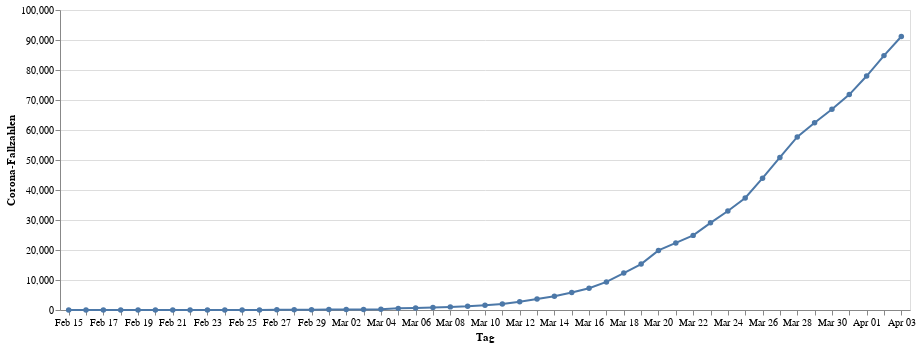

Notebook code for this chart:
### Code cell
infections = alt.Chart(data).mark_line(point=True).encode(
    alt.X("monthdate(day):O", title="Tag"),
    alt.Y("cases:Q", title="Corona-Fallzahlen"))
infections.properties(width=850, height=300)

### Figure 1 — Vega-Lite specification as saved in the notebook (floating-point values rounded to 4 significant figures)
{"config": {"view": {"continuousWidth": 400, "continuousHeight": 300}}, "data": {"name": "data-a14b05ceec1b0b311a32cdcf72889c5b"}, "mark": {"type": "line", "point": true}, "encoding": {"x": {"type": "ordinal", "field": "day", "timeUnit": "monthdate", "title": "Tag"}, "y": {"type": "quantitative", "field": "cases", "title": "Corona-Fallzahlen"}}, "height": 300, "width": 850, "$schema": "https://vega.github.io/schema/vega-lite/v4.0.2.json", "datasets": {"data-a14b05ceec1b0b311a32cdcf72889c5b": [{"day": "2020-02-15T00:00:00", "cases": 16}, {"day": "2020-02-16T00:00:00", "cases": 16}, {"day": "2020-02-17T00:00:00", "cases": 16}, {"day": "2020-02-18T00:00:00", "cases": 16}, {"day": "2020-02-19T00:00:00", "cases": 16}, {"day": "2020-02-20T00:00:00", "cases": 16}, {"day": "2020-02-21T00:00:00", "cases": 16}, {"day": "2020-02-22T00:00:00", "cases": 16}, {"day": "2020-02-23T00:00:00", "cases": 16}, {"day": "2020-02-24T00:00:00", "cases": 16}, {"day": "2020-02-25T00:00:00", "cases": 18}, {"day": "2020-02-26T00:00:00", "cases": 26}, {"day": "2020-02-27T00:00:00", "cases": 48}, {"day": "2020-02-28T00:00:00", "cases": 74}, {"day": "2020-02-29T00:00:00", "cases": 79}, {"day": "2020-03-01T00:00:00", "cases": 130}, {"day": "2020-03-02T00:00:00", "cases": 165}, {"day": "2020-03-03T00:00:00", "cases": 203}, {"day": "2020-03-04T00:00:00", "cases": 262}, {"day": "2020-03-05T00:00:00", "cases": 545}, {"day": "2020-03-06T00:00:00", "cases": 670}, {"day": "2020-03-07T00:00:00", "cases": 800}, {"day": "2020-03-08T00:00:00", "cases": 1040}, {"day": "2020-03-09T00:00:00", "cases": 1224}, {"day": "2020-03-10T00:00:00", "cases": 1565}, {"day": "2020-03-11T00:00:00", "cases": 1966}, {"day": "2020-03-12T00:00:00", "cases": 2745}, {"day": "2020-03-13T00:00:00", "cases": 3675}, {"day": "2020-03-14T00:00:00", "cases": 4599}, {"day": "2020-03-15T00:00:00", "cases": 5813}, {"day": "2020-03-16T00:00:00", "cases": 7272}, {"day": "2020-03-17T00:00:00", "cases": 9367}, {"day": "2020-03-18T00:00:00", "cases": 12327}, {"day": "2020-03-19T00:00:00", "cases": 15320}, {"day": "2020-03-20T00:00:00", "cases": 19848}, {"day": "2020-03-21T00:00:00", "cases": 22364}, {"day": "2020-03-22T00:00:00", "cases": 24873}, {"day": "2020-03-23T00:00:00", "cases": 29056}, {"day": "2020-03-24T00:00:00", "cases": 32991}, {"day": "2020-03-25T00:00:00", "cases": 37323}, {"day": "2020-03-26T00:00:00", "cases": 43938}, {"day": "2020-03-27T00:00:00", "cases": 50871}, {"day": "2020-03-28T00:00:00", "cases": 57695}, {"day": "2020-03-29T00:00:00", "cases": 62435}, {"day": "2020-03-30T00:00:00", "cases": 66885}, {"day": "2020-03-31T00:00:00", "cases": 71808}, {"day": "2020-04-01T00:00:00", "cases": 77981}, {"day": "2020-04-02T00:00:00", "cases": 84794}, {"day": "2020-04-03T00:00:00", "cases": 91159}]}}
